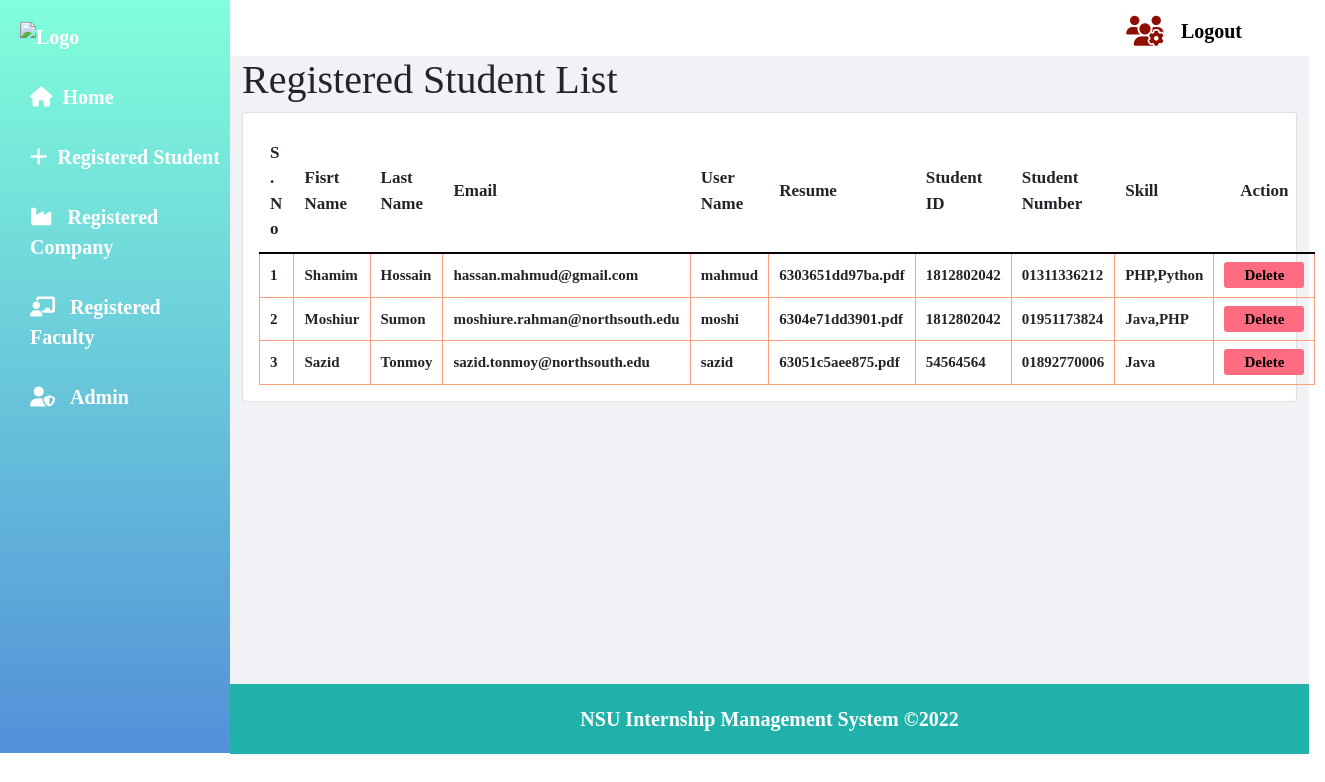
Screenshot of /admin/manage_student.php with the database file from the repository.
### tables this page shows
CREATE TABLE `student_information` (
  `id` int(11) NOT NULL,
  `first_name` varchar(50) NOT NULL,
  `last_name` varchar(50) NOT NULL,
  `email` varchar(50) NOT NULL,
  `st_user_name` varchar(50) NOT NULL,
  `user_type` varchar(40) NOT NULL,
  `st_id` int(20) NOT NULL,
  `skill` varchar(255) NOT NULL,
  `st_number` varchar(50) NOT NULL,
  `resume` varchar(255) NOT NULL,
  `verification_status` varchar(255) NOT NULL,
  `verification_id` varchar(255) NOT NULL,
  `st_password` varchar(30) NOT NULL,
  `st_confirm_password` varchar(30) NOT NULL
);

### admin/manage_student.php (the view, shortened to what this page needs)
<?php
     include('partials/content.php');
?>
<div class="main-content">
   <div class="container-fluid">
      <h1>Registered Student List</h1>
      <div class="jumbotron">
          <div class="card">
             <div class="card-body">
                <table class="tbl-full">
                     <tr>
                        <th width="60">S.No</th>
                        <th width="90">Fisrt Name</th>
                        <th width="90">Last Name</th>
                        <th width="150">Email</th>
                        <th width="90">User Name</th>
                        <th width="80">Resume</th>
                        <th width="100">Student ID</th>
                        <th width="130">Student Number</th>
                        <th width="90">Skill</th>
                        <th width="90" class="position">Action</th>
                     </tr>
                    <?php
                        $sql="SELECT * FROM student_information";
                        $result = mysqli_query($conn, $sql);
                        $count = mysqli_num_rows($result);
                        $serial=1;
                        if($count>0){
                            while($row=mysqli_fetch_assoc($result))
                            {
                                $id = $row['id'];
                                $first_name = $row['first_name'];
                                $last_name = $row['last_name'];
                                $email = $row['email'];
                                $st_user_name = $row['st_user_name'];
                                $resume = $row['resume'];
                                $st_id = $row['st_id'];
                                $st_number = $row['st_number'];
                                $skill = $row['skill'];
                    ?>
                        <tr>
                            <td><?php echo $serial++; ?></td>
                            <td><?php echo $first_name; ?></td>
                            <td><?php echo $last_name; ?></td>
                            <td><?php echo $email; ?></td>
                            <td><?php echo $st_user_name; ?></td>
                            <td><?php echo $resume; ?></td>
                            <td><?php echo $st_id; ?></td>
                            <td><?php echo $st_number; ?></td>
                            <td><?php echo $skill; ?></td>
                            <td class="position">
                                 <a href="<?php echo site_url;?>admin/delete_student.php?id=<?php echo $id;?>&st_id=<?php echo $st_id;?>" class="btn3">Delete</a>
                            </td>
                        </tr>
                    <?php
                      }
                    }
                 ?>
                 </table>
              </div>
           </div>
        </div>
    </div>
 </div>
<?php
      include('partials/footer.php');
?>

### admin/partials/content.php (shortened to what this page needs)
<!Doctype HTML>
<html>
<head>
     <link href="https://cdn.jsdelivr.net/npm/bootstrap@5.1.0/dist/css/bootstrap.min.css" rel="stylesheet">
     <link rel="stylesheet" href="https://cdnjs.cloudflare.com/ajax/libs/font-awesome/4.7.0/css/font-awesome.min.css">
     <link rel="stylesheet" href="admin-style/admin_sidenav.css" type="text/css"/>
     <link rel="stylesheet" href="admin-style/admin_dashboard.css">
</head>
<body>
	<div id="mySidenav" class="sidenav">
      <a href="admin_dashboard.php" class="logo"><img src="images/logo/Logo.png" class="w-100" alt="Logo" title="Logo"/></a>
      <a href="admin_dashboard.php"class="icon-a"><i class="fa fa-home icons"></i>&nbsp;&nbsp;Home</a>
      <a href="manage_student.php"class="icon-a"><i class="fa fa-plus icons" aria-hidden="true"></i>&nbsp;&nbsp;Registered Student</a>
       <a href="manage_company.php"class="icon-a"><i class="fa fa-industry icons" aria-hidden="true"></i> &nbsp;&nbsp;Registered Company</a>
      <a href="manage_faculty.php"class="icon-a"><i class='fas fa-chalkboard-teacher icons'></i> &nbsp;&nbsp;Registered Faculty</a>
      <a href="manage_admin.php"class="icon-a"><i class="fas fa-user-shield icons"></i> &nbsp;&nbsp;Admin</a>
   </div>
   <div id="main">
       <div class="head">
	         <div class="col-div-6">
                <span style="font-size:30px;cursor:pointer; color: #ffffff;" class="nav"  >&#9776;   Dashboard</span>
            </div>
	    <div class="col-div-6">
            <div class=row>
                <div class="col-div-6 icon">
                   <a href="admin_dashboard.php"><i class="fas fa-users-cog"></i></a>
                </div>
                <div class="col-div-6 design">
                   <a href="logout.php">Logout</a>
                </div>
            </div>
       </div>
    </div>

### admin/partials/footer.php (shortened to what this page needs)
<div class="footer">
            <div class="wrapper">
                <p class="footer_design">NSU Internship Management System  &copy2022</p>
            </div>
        </div>
    </body>
</html>
</body>
</html>

### admin/admin-style/admin_sidenav.css (style rules this page uses)
body { margin:0px; padding: 0px; }
.logo { margin-left: -10px; }
.sidenav { min-height: 753px; width: 230px; position: fixed; z-index: 1; top: 0; left: 0; background: linear-gradient(#80FFDB, #5390D9); overflow: hidden; transition: 0.5s; padding-top: 5px; }
.sidenav a { padding: 15px 8px 15px 30px; text-decoration: none; font-size: 20px; color: #ffffff; display: block; transition: 0.3s; }
#main { transition: .5s; padding: 16px; margin-left: 214px; min-height: 753px; }
.head { padding:5px; }
.col-div-6 { width: 50%; float: left; margin-top: -15px; }
.col-div-6 .row { float: right; }
.icon a { color: #8E0E00; float: right; overflow: hidden; margin-left: 60px; }
.icon a i { font-size: 30px; margin-top: 25px; }
.design a { color: #000000; float: right; font-size: 20px; font-weight: bold; font-family:'sans-erif'; text-decoration: none; margin-top: 25px; margin-right: 50px; background-color: #ffffff; padding-left: 12px; padding-right: 12px; border-radius: 3px; }

### admin/admin-style/admin_dashboard.css (style rules this page uses)
* { margin: 0; padding: 0; font-family:'palatino'; font-weight: bold; }
.main-content { background-color: #f1f2f6; min-height: 628px; }
.tbl-full { width: 100%; }
table tr th { border-bottom: 2px solid black; padding: 1%; font-size: 17px; }
table tr td { padding: 10px; font-size: 15px; border:1px solid lightsalmon; }
.position { text-align: center; }
.position .btn3 { background-color: #ff6b81; padding-left: 20px; padding-right: 20px; padding-top: 5px; padding-bottom: 5px; color: #000000; text-decoration: none; font-weight: bold; border-radius: 3px; }
.footer_design { background-color: lightseagreen; padding: 20px; font-size: 20px; text-align: center; color: #ffffff; margin-bottom: -16px; }

### rows the page displays
student_information: first_name "Shamim", last_name "Hossain", email "hassan.mahmud@gmail.com", st_user_name "mahmud", resume "6303651dd97ba.pdf", st "1812802042", st_number "01311336212", skill "PHP,Python"
student_information: first_name "Moshiur", last_name "Sumon", email "moshiure.rahman@northsouth.edu", st_user_name "moshi", resume "6304e71dd3901.pdf", st "1812802042", st_number "01951173824", skill "Java,PHP"
student_information: first_name "Sazid", last_name "Tonmoy", email "sazid.tonmoy@northsouth.edu", st_user_name "sazid", resume "63051c5aee875.pdf", st "54564564", st_number "01892770006", skill "Java"
